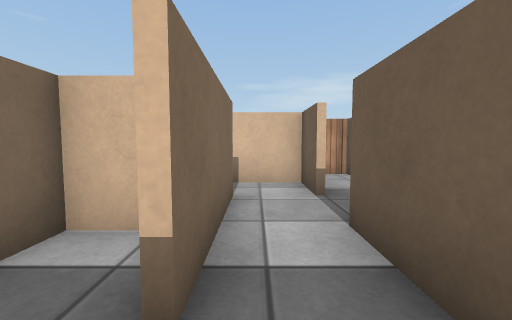
[1] (above)

24 first-person views from a walk through a scene from a Unity 3-D project. The camera is 0.58 m above the floor, tilts 4° down and sees 90° across. The floor is counted in squares, 0.5 m on a side. Each view is taken from the middle of a square. On the plan, view 1 faces up. The plan holds only what a view shows up to about 12 squares ahead; the rest is blank. Surface patterns are stand-ins for the level's own textures.

[2]
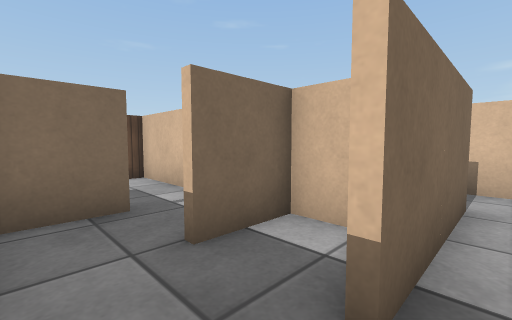

[3]
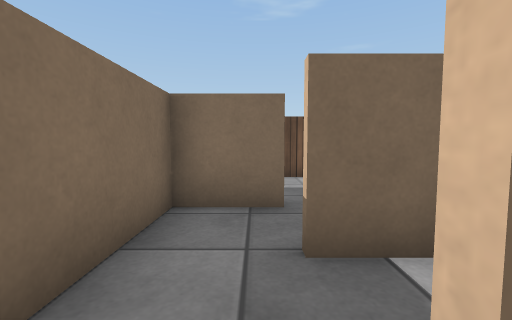

[4]
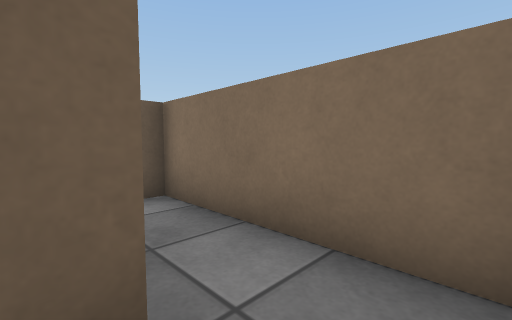

[5]
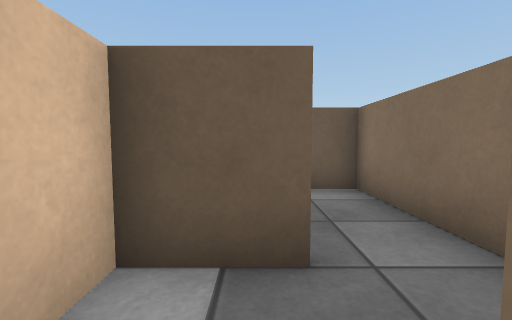

[6]
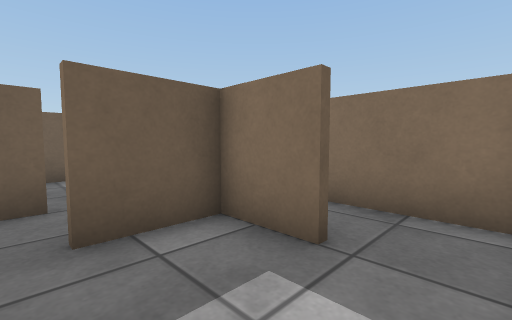

[7]
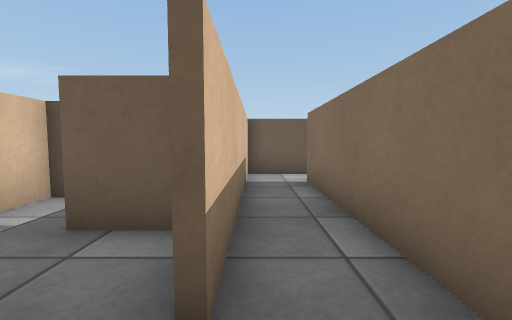

[8]
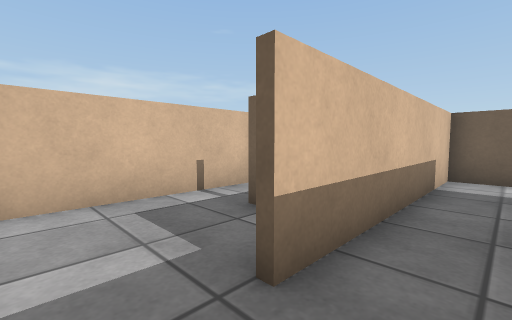

[9]
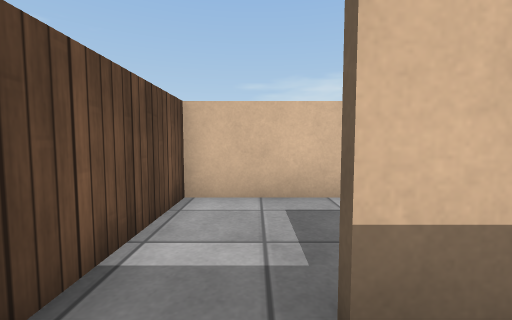

[10]
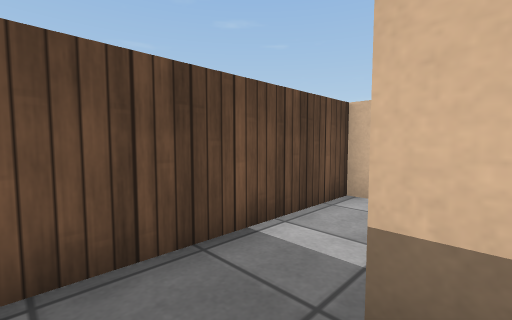

[11]
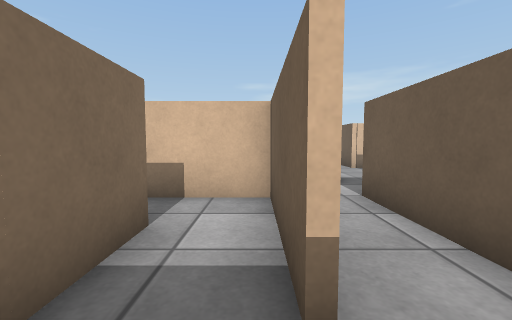

[12]
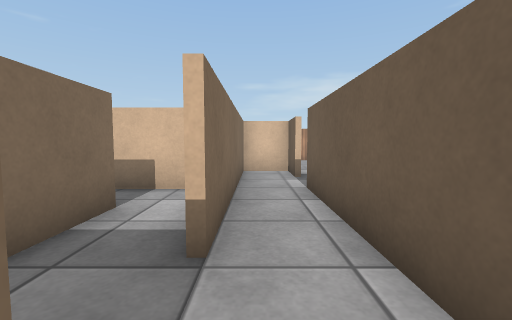

[13]
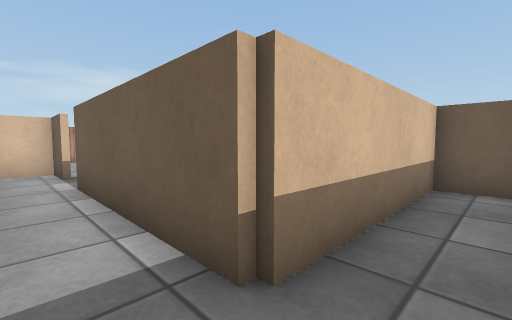

[14]
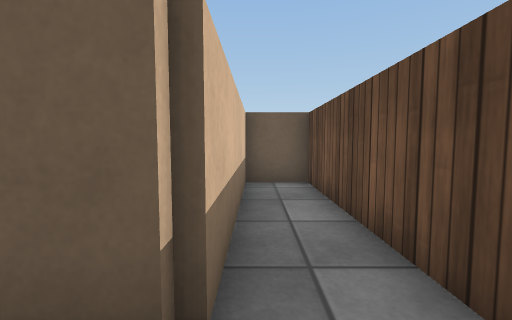

[15]
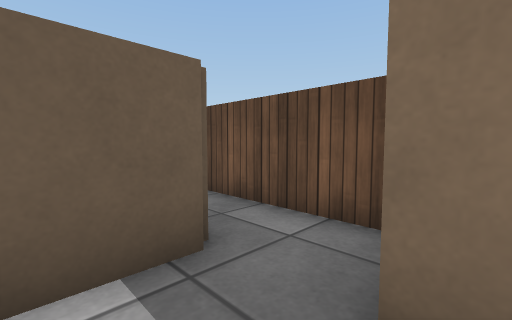

[16]
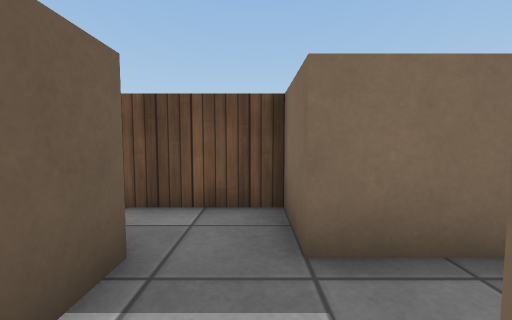

[17]
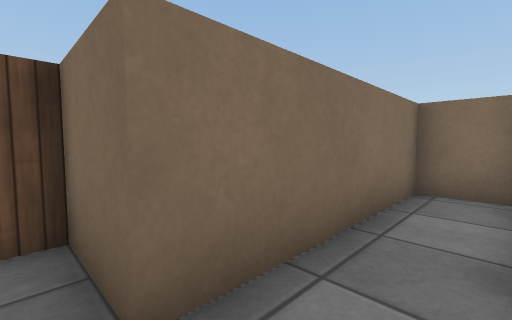

[18]
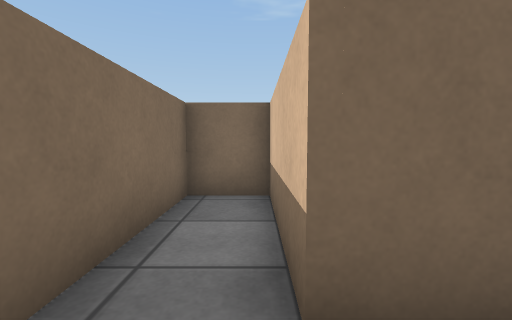

[19]
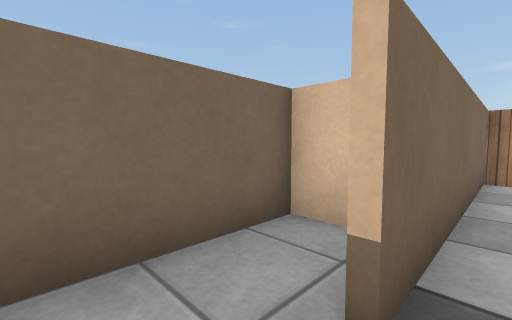

[20]
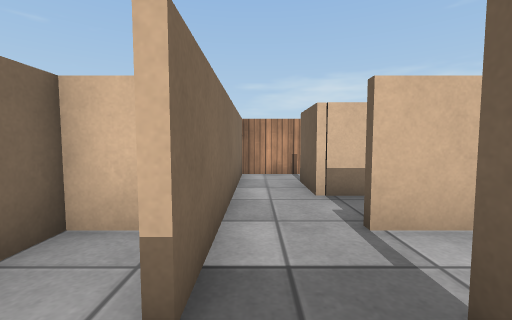

[21]
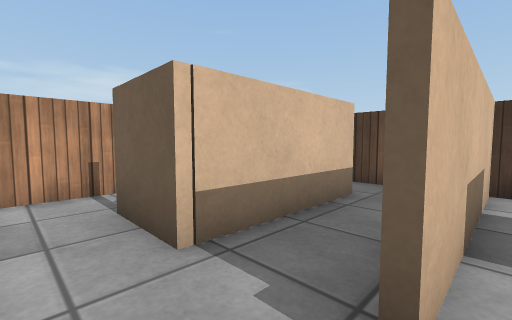

[22]
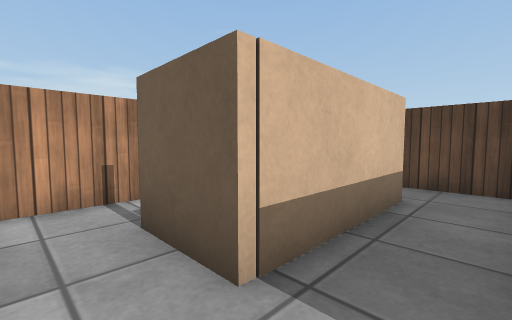

[23]
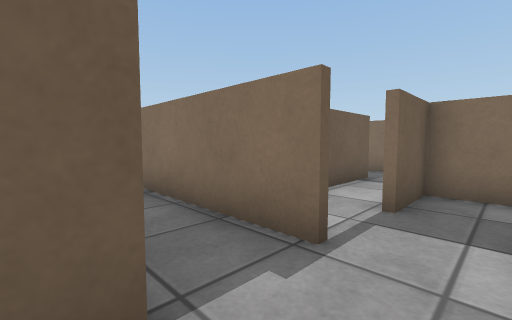

[24]
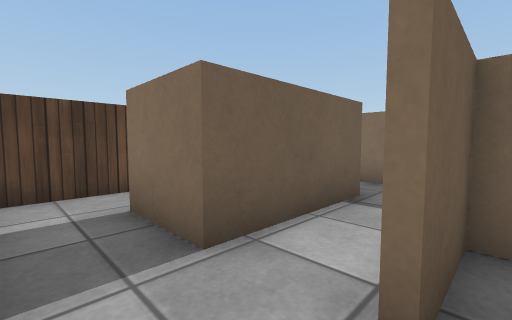

### Floor plan
Key: @ floor where view 1 was taken; # wall or solid block; . floor.
Columns run from 9 left of view 1 to 11 right of it. Each row starts with its distance up from view 1.
  9             ####
  8            .#...
  7         ###.#.#
  6         ..#.#.#####.#
  5         #...#.......#
  4         #...#.......#
  3 #########.###..######
  2 #.....#.#.#.#.......#
  1 #...#.....#...#.###.#
  0 #...#....@#...#.#
 -1 #..########.###.#
 -2 #.........#.#   #
 -3 #########.#.#   #
 -4         #.#.#   ..
 -5     #####...#    #
 -6     #.......#
 -7     #######.#######
 -8           #.......#
 -9           #########

Where each view was taken, in squares from view 1:
view 1: 0 up, 0 right, facing up
view 2: 0 up, 0 right, facing up-left
view 3: 1 up, 0 right, facing left
view 4: 2 up, 4 left, facing down-right
view 5: 2 up, 5 left, facing right
view 6: 2 up, 8 left, facing down-right
view 7: 1 down, 8 left, facing right
view 8: 2 down, 8 left, facing up-right
view 9: 2 down, 7 left, facing up
view 10: 2 down, 6 left, facing up-left
view 11: 6 down, 1 right, facing up
view 12: 7 down, 2 right, facing up
view 13: 8 down, 2 right, facing up-right
view 14: 7 down, 2 right, facing right
view 15: 5 down, 1 right, facing down-right
view 16: 4 down, 2 right, facing down
view 17: 5 down, 2 right, facing down-left
view 18: 5 down, 1 right, facing left
view 19: 0 up, 4 right, facing up-left
view 20: 0 up, 4 right, facing up
view 21: 3 up, 4 right, facing up-right
view 22: 4 up, 4 right, facing up-right
view 23: 6 up, 4 right, facing down-right
view 24: 3 up, 5 right, facing down-right
